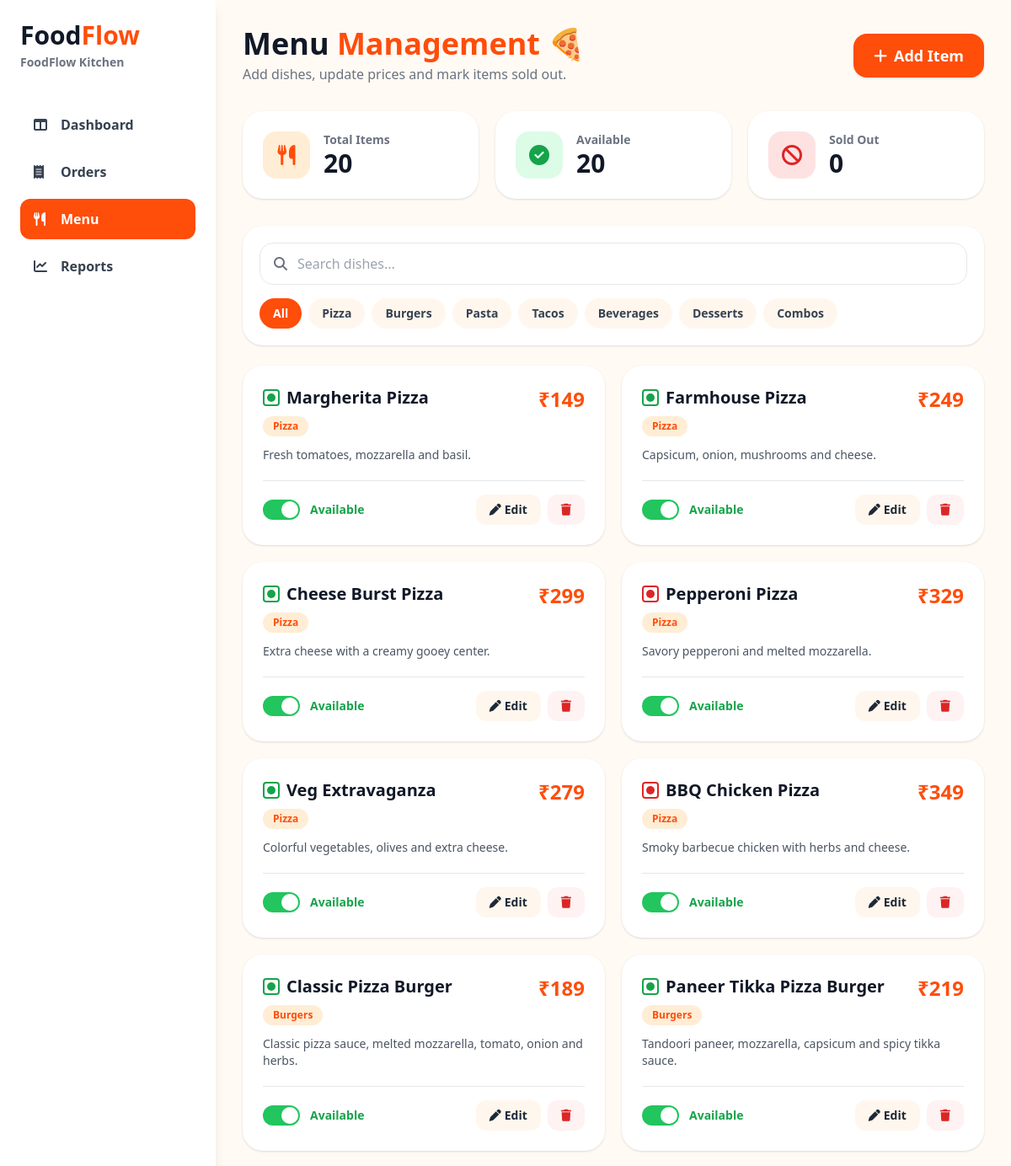
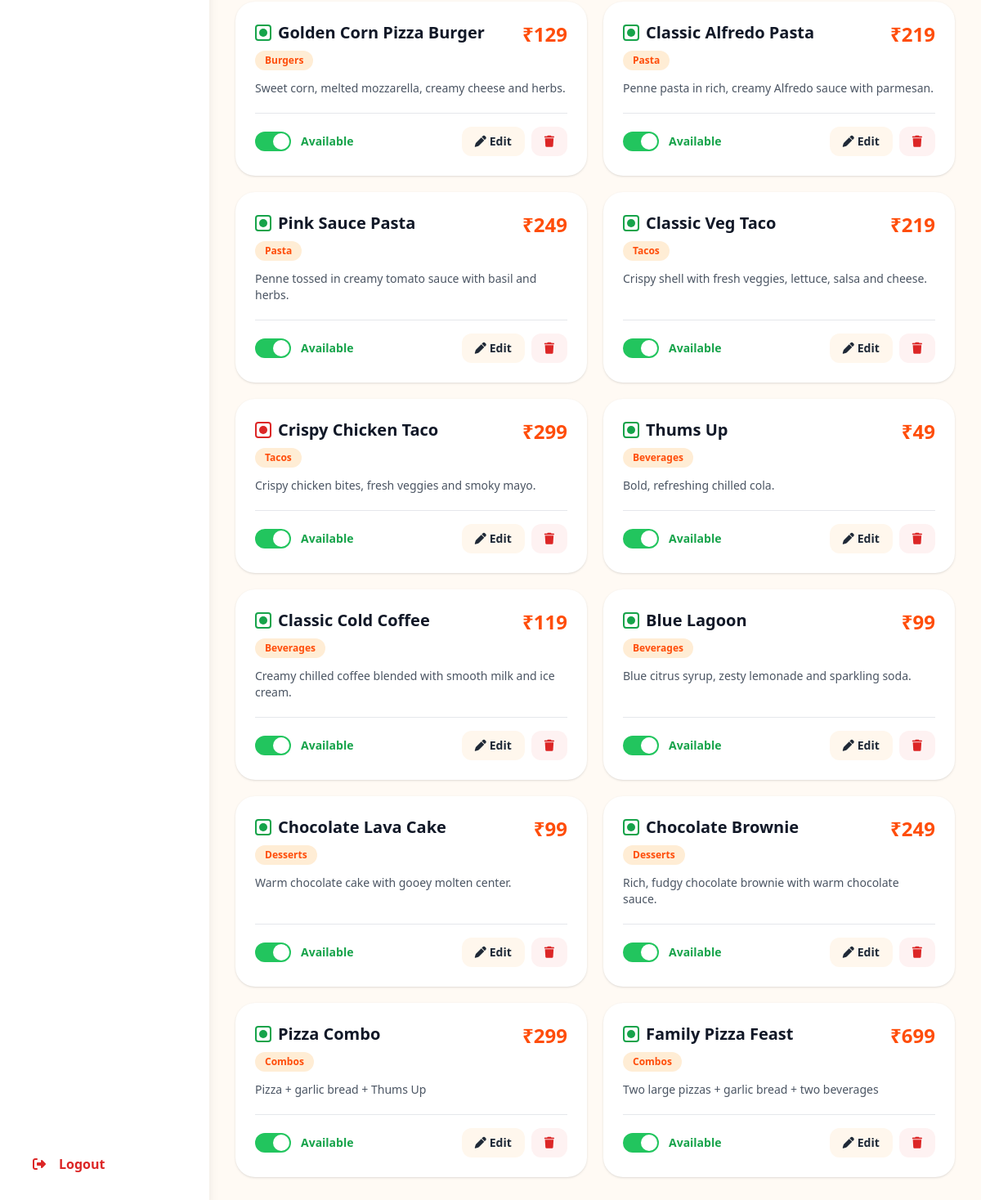
The page /Login/rest_menu.php (signed in) on the database its author committed (2 pictures, top to bottom).
### tables this page shows
CREATE TABLE restaurants (
    restaurant_id   INT AUTO_INCREMENT PRIMARY KEY,
    restaurant_name VARCHAR(150) NOT NULL,
    address         VARCHAR(255) DEFAULT NULL,
    city            VARCHAR(100) DEFAULT NULL,
    phone           VARCHAR(20) DEFAULT NULL,
    email           VARCHAR(150) DEFAULT NULL,
    is_active       TINYINT(1) NOT NULL DEFAULT 1,
    created_at      TIMESTAMP NOT NULL DEFAULT CURRENT_TIMESTAMP
);

CREATE TABLE food (
    id            INT AUTO_INCREMENT PRIMARY KEY,
    category_id   INT NULL,
    restaurant_id INT NULL,
    name          VARCHAR(100) NOT NULL,
    description   VARCHAR(255) DEFAULT NULL,
    price         DECIMAL(8,2) NOT NULL,
    stock         INT NOT NULL DEFAULT 50,
    available     TINYINT(1) NOT NULL DEFAULT 1,
    is_veg        TINYINT(1) NOT NULL DEFAULT 1,
    image         VARCHAR(255) NULL,
    CONSTRAINT chk_food_price CHECK (price >= 0),
    CONSTRAINT chk_food_stock CHECK (stock >= 0),
    CONSTRAINT fk_food_category   FOREIGN KEY (category_id)   REFERENCES categories(id) ON DELETE SET NULL,
    CONSTRAINT fk_food_restaurant FOREIGN KEY (restaurant_id) REFERENCES users(user_id) ON DELETE SET NULL,
    INDEX idx_food_available (available)
);

### Login/rest_menu.php (the view, shortened to what this page needs)
<?php
require_once __DIR__ . '/../db.php';
$stmt = $pdo->prepare("SELECT * FROM restaurants WHERE is_active = 1 LIMIT 1");
$stmt->execute();
$restaurant = $stmt->fetch(PDO::FETCH_ASSOC);
$restaurantName = $restaurant['restaurant_name'] ?? 'FoodFlow Kitchen';
$categories = $pdo->query("SELECT name FROM categories ORDER BY id")->fetchAll(PDO::FETCH_COLUMN);
$items = $pdo->query(
    "SELECT f.id, f.name, COALESCE(c.name, 'Uncategorised') AS category, f.price,
            f.is_veg AS veg, f.available, COALESCE(f.image, '') AS image,
            COALESCE(f.description, '') AS `desc`
     FROM food f LEFT JOIN categories c ON c.id = f.category_id
     ORDER BY f.id"
)->fetchAll(PDO::FETCH_ASSOC);
$totalItems     = count($items);
$availableCount = count(array_filter($items, fn($i) => $i['available']));
$soldOutCount   = $totalItems - $availableCount;
?>
<!DOCTYPE html>
<html lang="en">
<head>
    <script src="https://cdn.tailwindcss.com"></script>
    <link rel="stylesheet"
          href="https://cdnjs.cloudflare.com/ajax/libs/font-awesome/6.7.2/css/all.min.css">
</head>
<body class="m-0 min-h-screen bg-orange-50/60 text-gray-900">
<div class="flex min-h-screen">
    <aside class="hidden w-64 shrink-0 flex-col bg-white p-6 shadow-lg lg:flex">
        <h1 class="text-3xl font-bold">
            Food<span class="text-[#ff4d0a]">Flow</span>
        </h1>
        <p class="mt-1 text-sm font-semibold text-gray-500">
            <?= htmlspecialchars($restaurantName, ENT_QUOTES, 'UTF-8') ?>
        </p>
        <nav class="mt-10 space-y-2 font-semibold">
            <a href="dashboard.php"
               class="flex items-center gap-3 rounded-xl px-4 py-3 text-gray-700 hover:bg-orange-50">
                <i class="fa-solid fa-table-columns w-5"></i> Dashboard
            </a>
            <a href="rest_orders.php"
               class="flex items-center gap-3 rounded-xl px-4 py-3 text-gray-700 hover:bg-orange-50">
                <i class="fa-solid fa-receipt w-5"></i> Orders
            </a>
            <a href="#"
               class="flex items-center gap-3 rounded-xl bg-[#ff4d0a] px-4 py-3 text-white">
                <i class="fa-solid fa-utensils w-5"></i> Menu
            </a>
            <a href="rest_reports.php"
               class="flex items-center gap-3 rounded-xl px-4 py-3 text-gray-700 hover:bg-orange-50">
                <i class="fa-solid fa-chart-line w-5"></i> Reports
            </a>
        </nav>
        <a href="../logout.php"
           class="mt-auto flex items-center gap-3 rounded-xl px-4 py-3 font-semibold
                  text-red-600 hover:bg-red-50">
            <i class="fa-solid fa-right-from-bracket w-5"></i> Logout
        </a>
    </aside>
    <main class="flex-1 p-4 md:p-8">
        <header class="flex flex-wrap items-center justify-between gap-4">
            <div>
                <h2 class="text-3xl font-extrabold md:text-4xl">
                    Menu <span class="text-[#ff4d0a]">Management</span> 🍕
                </h2>
                <p class="mt-1 font-medium text-gray-500">
                    Add dishes, update prices and mark items sold out.
                </p>
            </div>
            <button type="button" onclick="openModal()"
                    class="rounded-2xl bg-[#ff4d0a] px-6 py-3 text-lg font-bold text-white
                           shadow hover:bg-orange-500">
                <i class="fa-solid fa-plus mr-2"></i>Add Item
            </button>
        </header>
        <section class="mt-8 grid grid-cols-1 gap-5 sm:grid-cols-3">
            <div class="flex items-center gap-4 rounded-3xl bg-white p-6 shadow">
                <div class="flex h-14 w-14 items-center justify-center rounded-2xl bg-orange-100 text-2xl text-[#ff4d0a]">
                    <i class="fa-solid fa-utensils"></i>
                </div>
                <div>
                    <p class="text-sm font-semibold text-gray-500">Total Items</p>
                    <p class="text-3xl font-extrabold"><?= $totalItems ?></p>
                </div>
            </div>
            <div class="flex items-center gap-4 rounded-3xl bg-white p-6 shadow">
                <div class="flex h-14 w-14 items-center justify-center rounded-2xl bg-green-100 text-2xl text-green-600">
                    <i class="fa-solid fa-circle-check"></i>
                </div>
                <div>
                    <p class="text-sm font-semibold text-gray-500">Available</p>
                    <p id="availableCount" class="text-3xl font-extrabold"><?= $availableCount ?></p>
                </div>
            </div>
            <div class="flex items-center gap-4 rounded-3xl bg-white p-6 shadow">
                <div class="flex h-14 w-14 items-center justify-center rounded-2xl bg-red-100 text-2xl text-red-600">
                    <i class="fa-solid fa-ban"></i>
                </div>
                <div>
                    <p class="text-sm font-semibold text-gray-500">Sold Out</p>
                    <p id="soldOutCount" class="text-3xl font-extrabold"><?= $soldOutCount ?></p>
                </div>
            </div>
        </section>
        <section class="mt-8 rounded-3xl bg-white p-5 shadow">
            <div class="flex flex-wrap items-center gap-4">
                <div class="flex min-w-[220px] flex-1 items-center gap-3 rounded-2xl
                            border border-gray-200 px-4 py-3 focus-within:border-orange-500">
                    <i class="fa-solid fa-magnifying-glass text-gray-500"></i>
                    <input id="searchInput" type="text" placeholder="Search dishes..."
                           class="w-full outline-none">
                </div>
                <div id="filters" class="flex flex-wrap gap-2">
                    <button type="button" data-cat="All"
                            class="filter-btn rounded-full bg-[#ff4d0a] px-4 py-2 text-sm font-bold text-white">
                        All
                    </button>
                    <?php foreach ($categories as $c): ?>
                        <button type="button" data-cat="<?= htmlspecialchars($c, ENT_QUOTES, 'UTF-8') ?>"
                                class="filter-btn rounded-full bg-orange-50 px-4 py-2 text-sm font-bold text-gray-700 hover:bg-orange-100">
                            <?= htmlspecialchars($c) ?>
                        </button>
                    <?php endforeach; ?>
                </div>
            </div>
        </section>
        <section id="grid" class="mt-6 grid grid-cols-1 gap-5 md:grid-cols-2 2xl:grid-cols-3">
            <?php foreach ($items as $it): ?>
                <article class="item-card flex flex-col rounded-3xl bg-white p-6 shadow"
                         data-name="<?= htmlspecialchars(strtolower($it['name']), ENT_QUOTES, 'UTF-8') ?>"
                         data-cat="<?= htmlspecialchars($it['category'], ENT_QUOTES, 'UTF-8') ?>"
                         data-available="<?= $it['available'] ? '1' : '0' ?>">
                    <div class="flex items-start justify-between gap-3">
                        <div>
                            <div class="flex items-center gap-2">
                                <span class="flex h-5 w-5 items-center justify-center rounded border-2
                                             <?= $it['veg'] ? 'border-green-600' : 'border-red-600' ?>"
                                      title="<?= $it['veg'] ? 'Veg' : 'Non-veg' ?>">
                                    <span class="h-2.5 w-2.5 rounded-full <?= $it['veg'] ? 'bg-green-600' : 'bg-red-600' ?>"></span>
                                </span>
                                <h3 class="text-xl font-extrabold"><?= htmlspecialchars($it['name']) ?></h3>
                            </div>
                            <span class="mt-2 inline-block rounded-full bg-orange-100 px-3 py-1 text-xs font-bold text-[#ff4d0a]">
                                <?= htmlspecialchars($it['category']) ?>
                            </span>
                        </div>
                        <p class="text-2xl font-extrabold text-[#ff4d0a]">₹<?= (int)$it['price'] ?></p>
                    </div>
                    <p class="mt-3 flex-1 text-sm text-gray-600"><?= htmlspecialchars($it['desc']) ?></p>
                    <div class="mt-5 flex items-center justify-between border-t pt-4">
                        <label class="flex cursor-pointer items-center gap-3">
                            <span class="relative inline-flex items-center">
                                <span class="h-6 w-11 rounded-full bg-gray-300 transition peer-checked:bg-green-500
                                             after:absolute after:left-0.5 after:top-0.5 after:h-5 after:w-5
                                             after:rounded-full after:bg-white after:transition
                                             peer-checked:after:translate-x-5"></span>
                            </span>
                            <span class="status-text text-sm font-bold <?= $it['available'] ? 'text-green-600' : 'text-red-600' ?>">
                                <?= $it['available'] ? 'Available' : 'Sold out' ?>
                            </span>
                        </label>
                        <div class="flex gap-2">
                            <button type="button"
                                    onclick='openModal(<?= json_encode($it, JSON_HEX_APOS | JSON_HEX_QUOT | JSON_HEX_TAG | JSON_HEX_AMP) ?>)'
                                    class="rounded-xl bg-orange-50 px-4 py-2 text-sm font-bold text-gray-800 hover:bg-orange-100">
                                <i class="fa-solid fa-pen mr-1"></i>Edit
                            </button>
                            <button type="button" data-id="<?= (int)$it['id'] ?>"
        class="delete-btn rounded-xl bg-red-50 px-4 py-2 text-sm font-bold text-red-600 hover:bg-red-100">
    <i class="fa-solid fa-trash"></i>
</button>
                        </div>
                    </div>
                </article>
            <?php endforeach; ?>
        </section>
    </main>
</div>
</body>
</html>

### rows shown on the page
restaurants: restaurant_name "FoodFlow Kitchen"
food: is_veg 1 (drawn), name "Margherita Pizza", category "Pizza", price "149", desc "Fresh tomatoes, mozzarella and basil.", available "Available"
food: is_veg 1 (drawn), name "Farmhouse Pizza", category "Pizza", price "249", desc "Capsicum, onion, mushrooms and cheese.", available "Available"
food: is_veg 1 (drawn), name "Cheese Burst Pizza", category "Pizza", price "299", desc "Extra cheese with a creamy gooey center.", available "Available"
food: is_veg 0 (drawn), name "Pepperoni Pizza", category "Pizza", price "329", desc "Savory pepperoni and melted mozzarella.", available "Available"
food: is_veg 1 (drawn), name "Veg Extravaganza", category "Pizza", price "279", desc "Colorful vegetables, olives and extra cheese.", available "Available"
food: is_veg 0 (drawn), name "BBQ Chicken Pizza", category "Pizza", price "349", desc "Smoky barbecue chicken with herbs and cheese.", available "Available"
food: is_veg 1 (drawn), name "Classic Pizza Burger", category "Burgers", price "189", desc "Classic pizza sauce, melted mozzarella, tomato, onion and herbs.", available "Available"
food: is_veg 1 (drawn), name "Paneer Tikka Pizza Burger", category "Burgers", price "219", desc "Tandoori paneer, mozzarella, capsicum and spicy tikka sauce.", available "Available"
food: is_veg 1 (drawn), name "Golden Corn Pizza Burger", category "Burgers", price "129", desc "Sweet corn, melted mozzarella, creamy cheese and herbs.", available "Available"
food: is_veg 1 (drawn), name "Classic Alfredo Pasta", category "Pasta", price "219", desc "Penne pasta in rich, creamy Alfredo sauce with parmesan.", available "Available"
food: is_veg 1 (drawn), name "Pink Sauce Pasta", category "Pasta", price "249", desc "Penne tossed in creamy tomato sauce with basil and herbs.", available "Available"
food: is_veg 1 (drawn), name "Classic Veg Taco", category "Tacos", price "219", desc "Crispy shell with fresh veggies, lettuce, salsa and cheese.", available "Available"
food: is_veg 0 (drawn), name "Crispy Chicken Taco", category "Tacos", price "299", desc "Crispy chicken bites, fresh veggies and smoky mayo.", available "Available"
food: is_veg 1 (drawn), name "Thums Up", category "Beverages", price "49", desc "Bold, refreshing chilled cola.", available "Available"
food: is_veg 1 (drawn), name "Classic Cold Coffee", category "Beverages", price "119", desc "Creamy chilled coffee blended with smooth milk and ice cream.", available "Available"
food: is_veg 1 (drawn), name "Blue Lagoon", category "Beverages", price "99", desc "Blue citrus syrup, zesty lemonade and sparkling soda.", available "Available"
food: is_veg 1 (drawn), name "Chocolate Lava Cake", category "Desserts", price "99", desc "Warm chocolate cake with gooey molten center.", available "Available"
food: is_veg 1 (drawn), name "Chocolate Brownie", category "Desserts", price "249", desc "Rich, fudgy chocolate brownie with warm chocolate sauce.", available "Available"
food: is_veg 1 (drawn), name "Pizza Combo", category "Combos", price "299", desc "Pizza + garlic bread + Thums Up", available "Available"
food: is_veg 1 (drawn), name "Family Pizza Feast", category "Combos", price "699", desc "Two large pizzas + garlic bread + two beverages", available "Available"

### other values the page prints
$totalItems "20"
$availableCount "20"
$soldOutCount "0"
$c "Pizza"
$c "Burgers"
$c "Pasta"
$c "Tacos"
$c "Beverages"
$c "Desserts"
$c "Combos"
